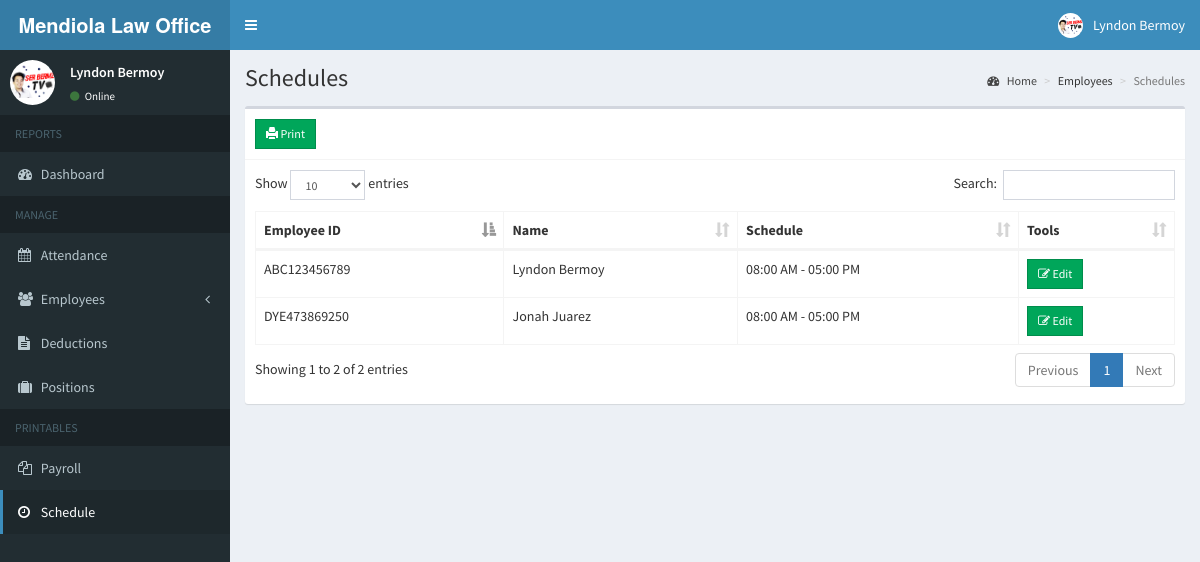
Screenshot of /onlinepayrollphp/admin/schedule_employee.php (signed in) with the database file from the repository.
### tables this page shows
CREATE TABLE `employees` (
  `id` int(11) NOT NULL,
  `employee_id` varchar(15) NOT NULL,
  `firstname` varchar(50) NOT NULL,
  `lastname` varchar(50) NOT NULL,
  `address` text NOT NULL,
  `birthdate` date NOT NULL,
  `contact_info` varchar(100) NOT NULL,
  `gender` varchar(10) NOT NULL,
  `position_id` int(11) NOT NULL,
  `schedule_id` int(11) NOT NULL,
  `photo` varchar(200) NOT NULL,
  `created_on` date NOT NULL
);

CREATE TABLE `schedules` (
  `id` int(11) NOT NULL,
  `time_in` time NOT NULL,
  `time_out` time NOT NULL
);

### onlinepayrollphp/admin/includes/session.php (called while the page is built, shortened)
<?php
	include 'includes/conn.php';
	$sql = "SELECT * FROM admin WHERE id = '".$_SESSION['admin']."'";
	$query = $conn->query($sql);
	$user = $query->fetch_assoc();
?>

### onlinepayrollphp/admin/schedule_employee.php (the view, shortened to what this page needs)
<?php include 'includes/session.php'; ?>
<?php include 'includes/header.php'; ?>
<body class="hold-transition skin-blue sidebar-mini">
<div class="wrapper">
  <?php include 'includes/navbar.php'; ?>
  <?php include 'includes/menubar.php'; ?>
  <div class="content-wrapper">
    <section class="content-header">
      <h1>
        Schedules
      </h1>
      <ol class="breadcrumb">
        <li><a href="#"><i class="fa fa-dashboard"></i> Home</a></li>
        <li>Employees</li>
        <li class="active">Schedules</li>
      </ol>
    </section>
    <section class="content">
      <div class="row">
        <div class="col-xs-12">
          <div class="box">
            <div class="box-header with-border">
              <a href="schedule_print.php" class="btn btn-success btn-sm btn-flat"><span class="glyphicon glyphicon-print"></span> Print</a>
            </div>
            <div class="box-body">
              <table id="example1" class="table table-bordered">
                <thead>
                  <th>Employee ID</th>
                  <th>Name</th>
                  <th>Schedule</th>
                  <th>Tools</th>
                </thead>
                <tbody>
                  <?php
                    $sql = "SELECT *, employees.id AS empid FROM employees LEFT JOIN schedules ON schedules.id=employees.schedule_id";
                    $query = $conn->query($sql);
                    while($row = $query->fetch_assoc()){
                      echo "
                        <tr>
                          <td>".$row['employee_id']."</td>
                          <td>".$row['firstname'].' '.$row['lastname']."</td>
                          <td>".date('h:i A', strtotime($row['time_in'])).' - '.date('h:i A', strtotime($row['time_out']))."</td>
                          <td>
                            <button class='btn btn-success btn-sm edit btn-flat' data-id='".$row['empid']."'><i class='fa fa-edit'></i> Edit</button>
                          </td>
                        </tr>
                      ";
                    }
                  ?>
                </tbody>
              </table>
            </div>
          </div>
        </div>
      </div>
    </section>
  </div>
</div>
</body>
</html>

### onlinepayrollphp/admin/includes/header.php (shortened to what this page needs)
<!DOCTYPE html>
<html>
<head>
  	<link rel="stylesheet" href="../bower_components/bootstrap/dist/css/bootstrap.min.css">
  	<link rel="stylesheet" href="../bower_components/font-awesome/css/font-awesome.min.css">
  	<link rel="stylesheet" href="../bower_components/Ionicons/css/ionicons.min.css">
    <link rel="stylesheet" href="../dist/css/AdminLTE.min.css">
    <link rel="stylesheet" href="../bower_components/datatables.net-bs/css/dataTables.bootstrap.min.css">
    <link rel="stylesheet" href="../bower_components/bootstrap-daterangepicker/daterangepicker.css">
    <link rel="stylesheet" href="../plugins/timepicker/bootstrap-timepicker.min.css">
    <link rel="stylesheet" href="../bower_components/bootstrap-datepicker/dist/css/bootstrap-datepicker.min.css">
    <link rel="stylesheet" href="../dist/css/skins/_all-skins.min.css">
</head>

### onlinepayrollphp/admin/includes/navbar.php (shortened to what this page needs)
<header class="main-header">
    <a href="index2.html" class="logo">
      <span class="logo-lg"><b>Mendiola Law Office</b></span>
    </a>
    <nav class="navbar navbar-static-top">
      <a href="#" class="sidebar-toggle" data-toggle="push-menu" role="button">
      </a>
      <div class="navbar-custom-menu">
        <ul class="nav navbar-nav">
          <li class="dropdown user user-menu">
            <a href="#" class="dropdown-toggle" data-toggle="dropdown">
              <img src="<?php echo (!empty($user['photo'])) ? '../images/'.$user['photo'] : '../images/profile.jpg'; ?>" class="user-image" alt="User Image">
              <span class="hidden-xs"><?php echo $user['firstname'].' '.$user['lastname']; ?></span>
            </a>
          </li>
        </ul>
      </div>
    </nav>
  </header>

### onlinepayrollphp/admin/includes/menubar.php (shortened to what this page needs)
<aside class="main-sidebar">
    <section class="sidebar">
      <div class="user-panel">
        <div class="pull-left image">
          <img src="<?php echo (!empty($user['photo'])) ? '../images/'.$user['photo'] : '../images/profile.jpg'; ?>" class="img-circle" alt="User Image">
        </div>
        <div class="pull-left info">
          <p><?php echo $user['firstname'].' '.$user['lastname']; ?></p>
          <a><i class="fa fa-circle text-success"></i> Online</a>
        </div>
      </div>
      <ul class="sidebar-menu" data-widget="tree">
        <li class="header">REPORTS</li>
        <li class=""><a href="home.php"><i class="fa fa-dashboard"></i> <span>Dashboard</span></a></li>
        <li class="header">MANAGE</li>
        <li><a href="attendance.php"><i class="fa fa-calendar"></i> <span>Attendance</span></a></li>
        <li class="treeview">
          <a href="#">
            <i class="fa fa-users"></i>
            <span>Employees</span>
            <span class="pull-right-container">
              <i class="fa fa-angle-left pull-right"></i>
            </span>
          </a>
        </li>
        <li><a href="deduction.php"><i class="fa fa-file-text"></i> Deductions</a></li>
        <li><a href="position.php"><i class="fa fa-suitcase"></i> Positions</a></li>
        <li class="header">PRINTABLES</li>
        <li><a href="payroll.php"><i class="fa fa-files-o"></i> <span>Payroll</span></a></li>
        <li><a href="schedule_employee.php"><i class="fa fa-clock-o"></i> <span>Schedule</span></a></li>
      </ul>
    </section>
  </aside>

### rows the page displays
employees: employee "ABC123456789", firstname "Lyndon", lastname "Bermoy", schedule.time_in "08:00 AM", schedule.time_out "05:00 PM"
employees: employee "DYE473869250", firstname "Jonah", lastname "Juarez", schedule.time_in "08:00 AM", schedule.time_out "05:00 PM"

### other values shown
$user['firstname'] "Lyndon"
$user['lastname'] "Bermoy"
